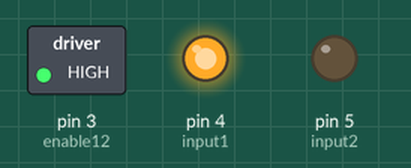
This sketch was run on a simulated Arduino Uno, built with avr-gcc and run on an emulated ATmega328P. Parts: switched loads named in the sketch (green lamp = pin HIGH), output pins drawn as LEDs (lit = HIGH).

Above: at 0.1 s.
Timing chart, 0 to 1.6 s (numbered marks = the images above):
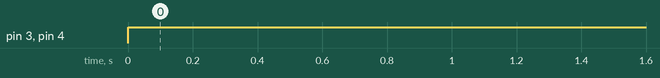

The sketch:

Oransje_motor_styeing.ino
```cpp
/*
L293D_motorControl

Components:

Arduino

Breadboard

Cabels


Circuit:


*/

const int enable12 = 3; //PWM to enable 1&2 on the L293D

const int input1 = 4; //Digital pin to input 1A

const int input2 = 5; //Digital pin to input 2A


void setup() {

  pinMode(enable12, OUTPUT);
  pinMode(input1, OUTPUT);
  pinMode(input2, OUTPUT);


}

void loop(){

  analogWrite(enable12, 255); //PWM 0 - 255 for motor speed control

  //motor direction (reverse)
  digitalWrite(input1, HIGH);
  digitalWrite(input2, LOW);


}
```

Measured:
- by itself, pin 3 (enable12), pin 4 (input1): LOW → HIGH at 0.00 s
